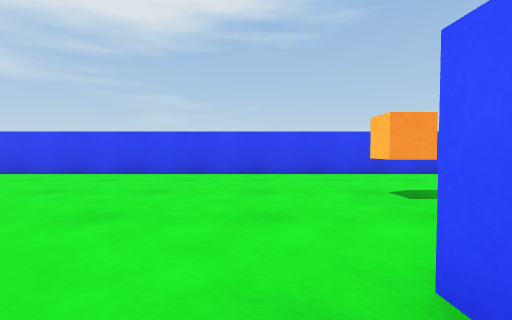
View 1 (above)

21 first-person views from a walk through a scene from a Unity 3-D project. The camera is 0.55 m above the floor, tilts 2° down and sees 85° across. The floor is counted in squares, 1 m on a side. Each view is taken from the middle of a square. On the plan, view 1 faces up. The plan holds only what a view shows up to about 9 squares ahead; the rest is blank.

View 2
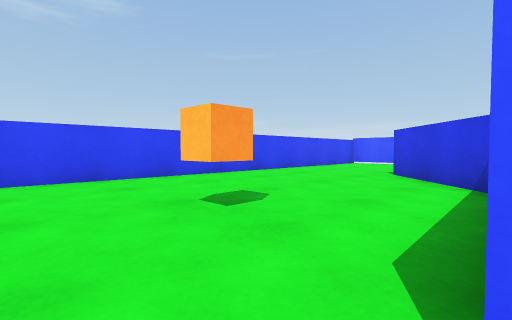

View 3
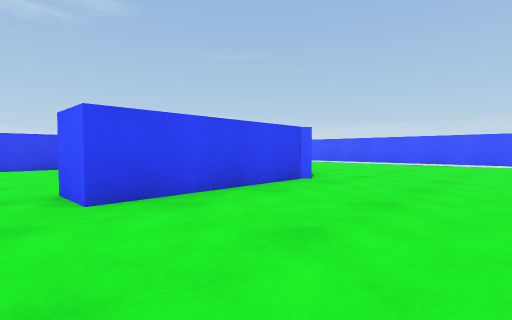

View 4
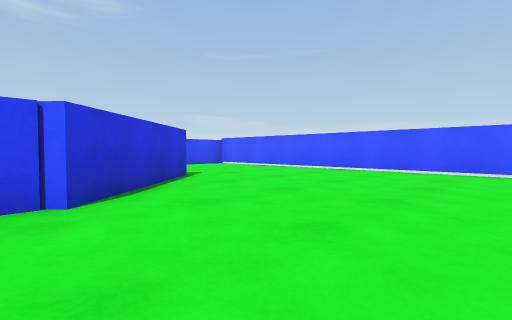

View 5
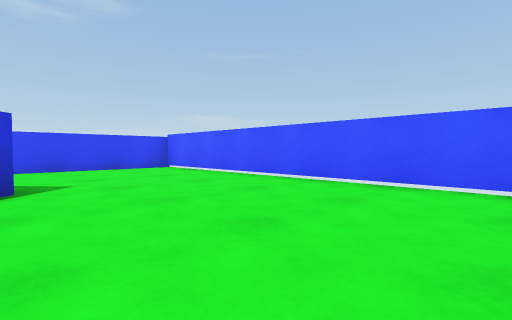

View 6
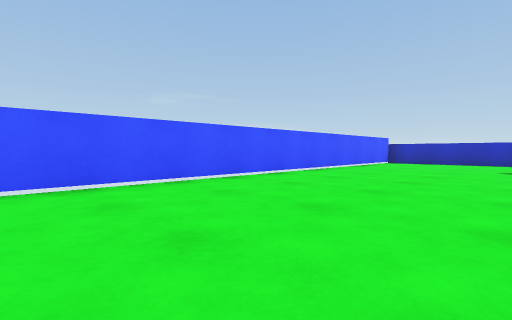

View 7
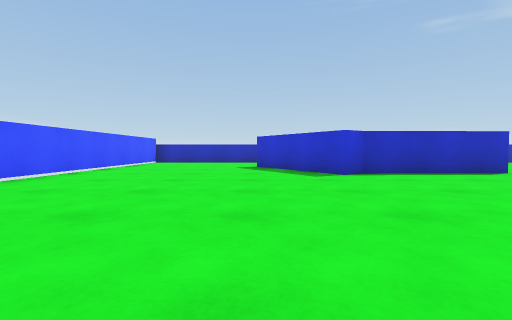

View 8
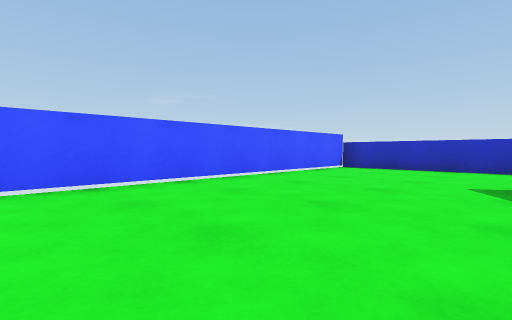

View 9
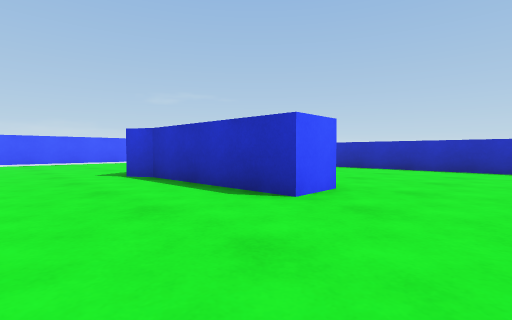

View 10
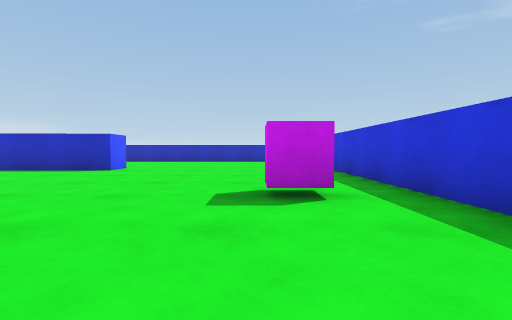

View 11
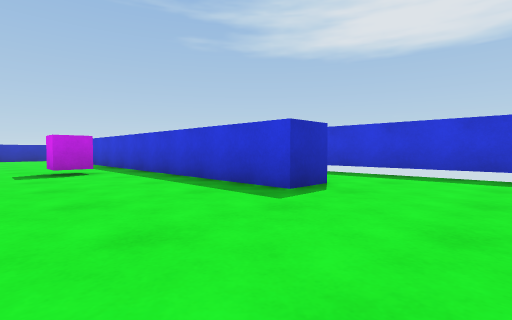

View 12
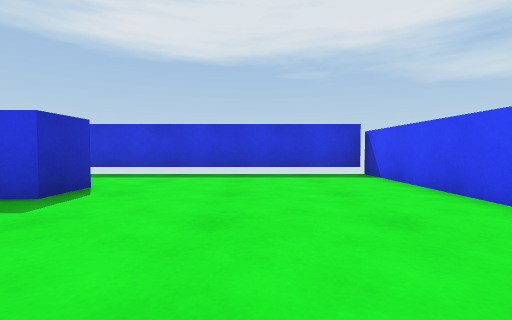

View 13
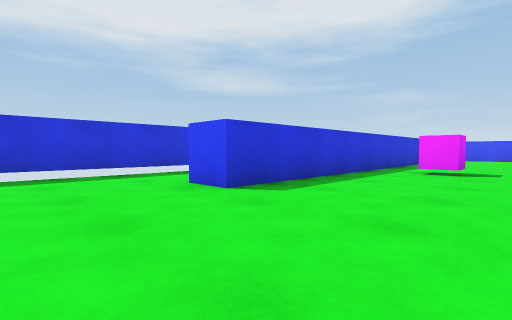

View 14
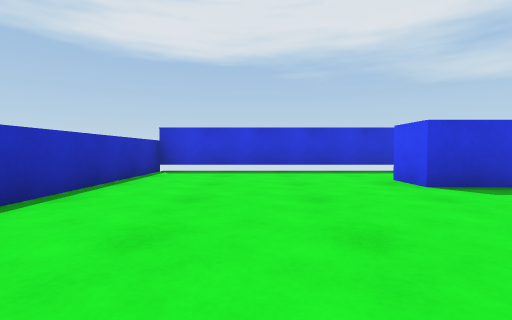

View 15
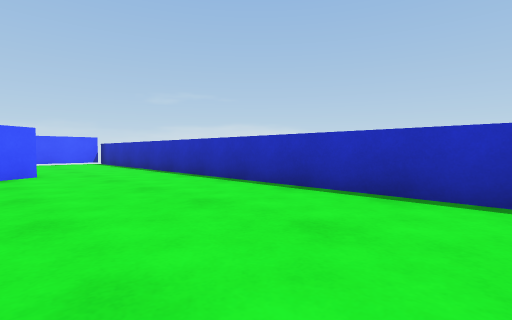

View 16
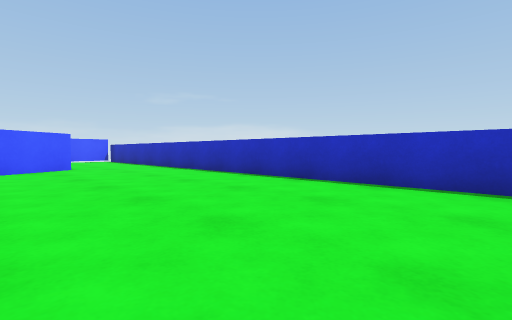

View 17
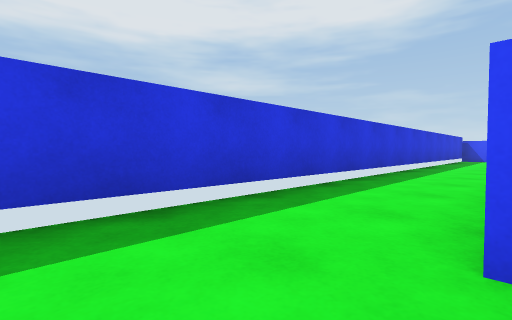

View 18
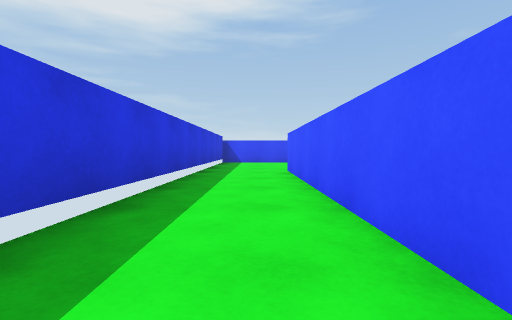

View 19
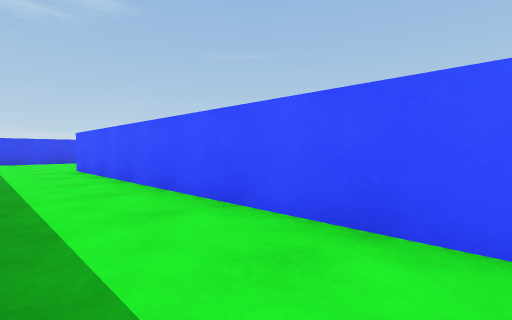

View 20
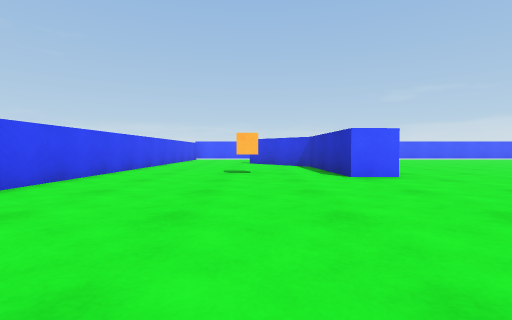

View 21
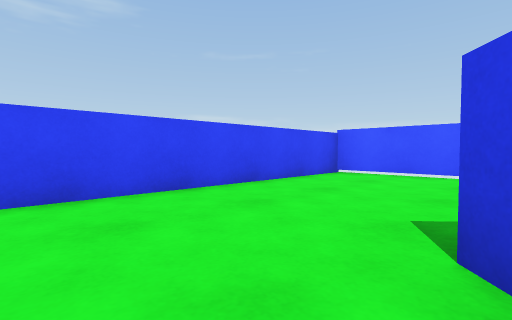

### Floor plan
Points are (right, up) in squares from view 1. A wall is a line through its corners. A room is listed if a view was taken in it or the views show most of it. See-through windows are left out.
Room 1 (views 1, 2, 3, 4, 5, 6, 7, 8, 9, 10, 11, 12, 13, 14, 15, 16, 17, 18, 19, 20, 21)
walls: (1, -8.8) (1, -7.7) (4.5, -7.5) (5, -7.2) (6.8, -10.1); (4.6, 1.4) (6.7, 3.3); (6.1, -10.9) (5.1, -9.3); (7.4, 2.6) (4.7, 0.2) (0.7, 0.1) (0.7, 1.1) (4, 1.2); (-6.1, -7) (-6.1, 1.5) (-5.1, 1.5) (-5.1, -8.5) (-6.2, -8.5); (11.4, -13.6) (11.4, 6.5) (-8.5, 6.5) (-8.5, -13.6) (11.4, -13.6)
objects: purple cube (-4, -4) to (-3, -3); orange cube (2, 3)

Positions as (right, up) in squares from view 1, and headings:
1: (0, 0), facing up
2: (0, 1), facing up-right
3: (0, -3), facing up-right
4: (4, -3), facing up-right
5: (7, -2), facing up-right
6: (7, -1), facing down-right
7: (7, -1), facing down
8: (7, -5), facing down-right
9: (-1, -5), facing down-right
10: (-3, 0), facing down
11: (-2, 4), facing down-left
12: (-2, 4), facing left
13: (-2, -11), facing up-left
14: (-1, -11), facing left
15: (-1, -10), facing down-right
16: (-3, -9), facing down-right
17: (-6, -10), facing up-left
18: (-7, -6), facing up
19: (-8, -7), facing up-right
20: (-5, 3), facing right
21: (5, 3), facing up-right
